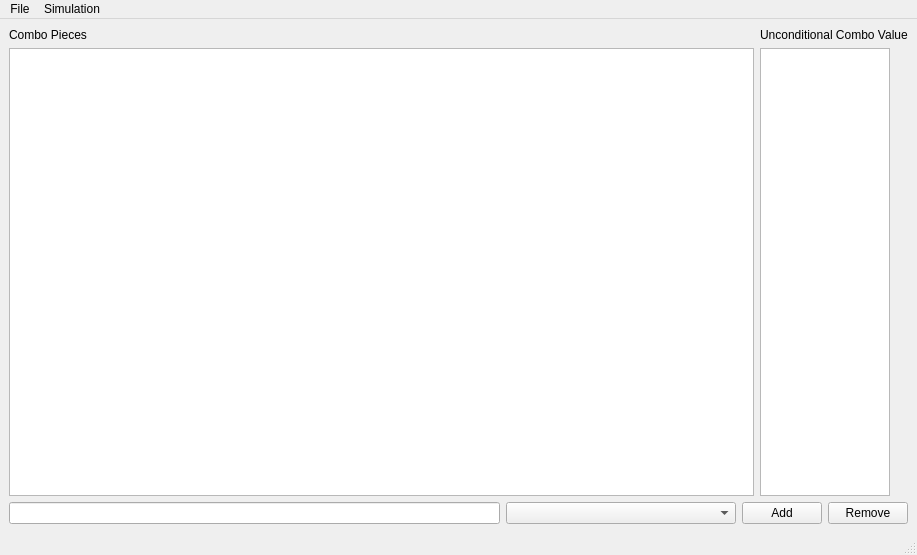
<?xml version="1.0" encoding="UTF-8"?>
<ui version="4.0">
 <class>ComboEditorWindow</class>
 <widget class="QMainWindow" name="ComboEditorWindow">
  <property name="geometry">
   <rect>
    <x>0</x>
    <y>0</y>
    <width>917</width>
    <height>555</height>
   </rect>
  </property>
  <property name="windowTitle">
   <string>MainWindow</string>
  </property>
  <widget class="QWidget" name="centralwidget">
   <layout class="QGridLayout" name="gridLayout">
    <item row="1" column="0">
     <widget class="QTableWidget" name="comboTableWidget"/>
    </item>
    <item row="1" column="1">
     <widget class="QTableWidget" name="valueTableWidget">
      <property name="maximumSize">
       <size>
        <width>130</width>
        <height>16777215</height>
       </size>
      </property>
     </widget>
    </item>
    <item row="0" column="0">
     <widget class="QLabel" name="label_3">
      <property name="text">
       <string>Combo Pieces</string>
      </property>
     </widget>
    </item>
    <item row="0" column="1">
     <widget class="QLabel" name="comboValueLabel">
      <property name="text">
       <string>Unconditional Combo Value</string>
      </property>
     </widget>
    </item>
    <item row="2" column="0" colspan="2">
     <layout class="QHBoxLayout" name="horizontalLayout_3">
      <item>
       <widget class="QLineEdit" name="cardSelectionLineEdit"/>
      </item>
      <item>
       <widget class="QComboBox" name="comboCardSelectionComboBox">
        <property name="minimumSize">
         <size>
          <width>230</width>
          <height>0</height>
         </size>
        </property>
       </widget>
      </item>
      <item>
       <layout class="QHBoxLayout" name="horizontalLayout_2">
        <item>
         <widget class="QPushButton" name="addComboButton">
          <property name="text">
           <string>Add</string>
          </property>
         </widget>
        </item>
        <item>
         <widget class="QPushButton" name="removeComboButton">
          <property name="text">
           <string>Remove</string>
          </property>
         </widget>
        </item>
       </layout>
      </item>
     </layout>
    </item>
   </layout>
  </widget>
  <widget class="QMenuBar" name="menubar">
   <property name="geometry">
    <rect>
     <x>0</x>
     <y>0</y>
     <width>917</width>
     <height>20</height>
    </rect>
   </property>
   <widget class="QMenu" name="menuFile">
    <property name="title">
     <string>File</string>
    </property>
    <addaction name="actionNew"/>
    <addaction name="actionOpen"/>
    <addaction name="actionSave"/>
    <addaction name="actionSave_as"/>
   </widget>
   <widget class="QMenu" name="menuRun">
    <property name="title">
     <string>Simulation</string>
    </property>
    <addaction name="separator"/>
    <addaction name="actionRun"/>
    <addaction name="actionSettings"/>
   </widget>
   <addaction name="menuFile"/>
   <addaction name="menuRun"/>
  </widget>
  <widget class="QStatusBar" name="statusbar"/>
  <action name="actionOpen">
   <property name="text">
    <string>Open...</string>
   </property>
  </action>
  <action name="actionSave">
   <property name="text">
    <string>Save...</string>
   </property>
  </action>
  <action name="actionSave_as">
   <property name="text">
    <string>Save as...</string>
   </property>
  </action>
  <action name="actionNew">
   <property name="text">
    <string>New...</string>
   </property>
  </action>
  <action name="actionRun">
   <property name="text">
    <string>Run</string>
   </property>
  </action>
  <action name="actionSettings">
   <property name="text">
    <string>Settings</string>
   </property>
  </action>
 </widget>
 <resources/>
 <connections/>
</ui>
